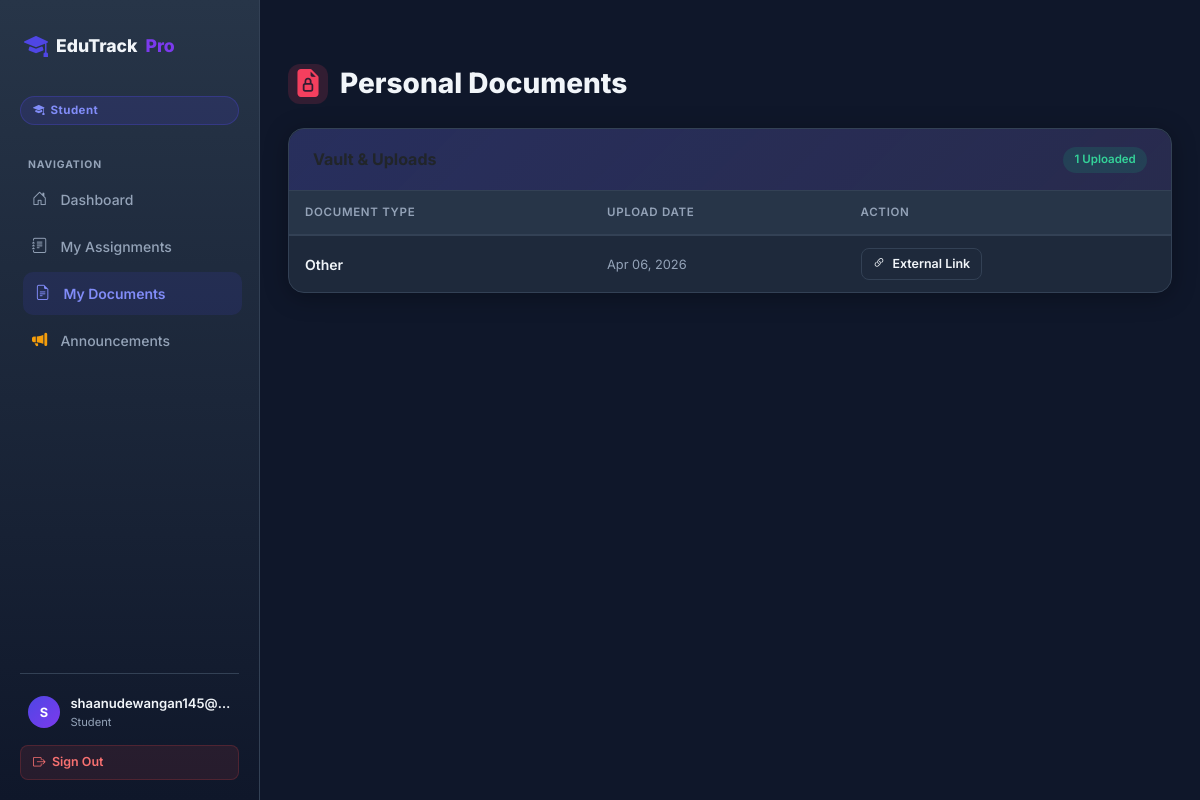
The app's page /dashboard/documents/ (signed in) with its own data.
### students/models.py (models this page shows, shortened)
class UserProfile(models.Model):
    user = models.OneToOneField(User, on_delete=models.CASCADE, related_name='profile')
    role = models.CharField(max_length=20, choices=ROLE_CHOICES, default=ROLE_STUDENT)

class Document(models.Model):
    DOC_TYPES = [
        ('ID',          'ID Proof'),
        ('FORM',        'Admission Form'),
        ('MEDICAL',     'Medical Record'),
        ('CERTIFICATE', 'Certificate'),
        ('FEE',         'Fee Receipt'),
        ('ASSIGNMENT',  'Assignment'),
        ('OTHER',       'Other'),
    ]
    doc_id        = models.AutoField(primary_key=True)
    student       = models.ForeignKey(Student, on_delete=models.CASCADE, related_name='documents')
    doc_type      = models.CharField(max_length=20, choices=DOC_TYPES)
    document_file = models.FileField(upload_to='student_documents/', null=True, blank=True)
    drive_link    = models.URLField(max_length=500, blank=True, null=True)
    upload_date   = models.DateTimeField(auto_now_add=True)

### students/views.py (the view)
# urls.py: path('dashboard/documents/',   views.student_documents_view,   name='student_documents_view'),
@login_required(login_url='/login/')
def student_documents_view(request):
    role = get_role(request)
    if role != ROLE_STUDENT:
        return redirect('dashboard')
    user = request.user
    student = None
    try:
        student = user.student_profile
    except Exception:
        pass
    if not student and user.email:
        student = Student.objects.filter(email=user.email).first()
    if not student and user.username.startswith('student_'):
        try:
            sid = int(user.username.split('_')[1])
            student = Student.objects.filter(id=sid).first()
        except: pass
    if not student: student = Student.objects.first()
    documents = Document.objects.filter(student=student).order_by('-upload_date') if student else []
    return render(request, 'students/student_documents.html', {
        'student': student, 'documents': documents, 'user_role': role
    })

### students/context_processors.py (called while the page is built)
def user_role(request):
    role = None
    is_principal = False
    if request.user.is_authenticated:
        if request.user.is_superuser:
            role = 'principal'
            is_principal = True
        else:
            try:
                role = request.user.profile.role
                is_principal = (role == 'principal')
            except Exception:
                role = 'student'
    return {
        'user_role': role,
        'is_principal': is_principal,
    }

### students/views.py (called while the page is built)
def get_role(request):
    if request.user.is_authenticated:
        try:
            return request.user.profile.role
        except Exception:
            return None
    return None

### students/templates/students/student_documents.html (shortened to what this page needs)
{% extends 'students/base_auth.html' %}
{% block content %}
<div class="row g-4 mt-2">
  <div class="col-12">
    <div style="margin-bottom: 1.5rem;">
      <h3 style="font-weight: 800; display: flex; align-items: center; gap: 0.75rem;">
        <span style="width: 40px; height: 40px; border-radius: 12px; background: rgba(244,63,94,0.15); color: #f43f5e; display: flex; align-items: center; justify-content: center;">
          <i class="bi bi-file-earmark-lock-fill"></i>
        </span>
        Personal Documents
      </h3>
    </div>
    <div class="card">
      <div class="card-header d-flex justify-content-between align-items-center">
        <h4 class="mb-0">Vault & Uploads</h4>
        <span class="badge-custom badge-high">{{ documents|length }} Uploaded</span>
      </div>
      <div class="card-body p-0">
        <table class="table-dark-custom w-100">
          <thead>
            <tr>
              <th>Document Type</th>
              <th>Upload Date</th>
              <th>Action</th>
            </tr>
          </thead>
          <tbody>
            {% for doc in documents %}
            <tr>
              <td style="font-weight:600;">{{ doc.get_doc_type_display }}</td>
              <td style="color:var(--muted); font-size:0.8rem;">{{ doc.upload_date|date:"M d, Y" }}</td>
              <td>
                {% if doc.document_file %}
                  <a href="{{ doc.document_file.url }}" target="_blank" class="btn btn-sm btn-outline-light"><i class="bi bi-download me-1"></i> Download PDF</a>
                {% elif doc.drive_link %}
                  <a href="{{ doc.drive_link }}" target="_blank" class="btn btn-sm btn-outline-light"><i class="bi bi-link-45deg me-1"></i> External Link</a>
                {% endif %}
              </td>
            </tr>
            {% endfor %}
          </tbody>
        </table>
      </div>
    </div>
  </div>
</div>
{% endblock %}

### students/templates/students/base_auth.html (shortened to what this page needs)
<!DOCTYPE html>
<html lang="en">
<head>
  <link href="https://cdn.jsdelivr.net/npm/bootstrap@5.3.3/dist/css/bootstrap.min.css" rel="stylesheet" />
  <link href="https://cdn.jsdelivr.net/npm/bootstrap-icons@1.11.3/font/bootstrap-icons.css" rel="stylesheet" />
</head>
<body>
<div class="sidebar" id="sidebarEl">
  <div class="sidebar-inner">
    <a class="sidebar-brand" href="{% url 'landing' %}">
      <i class="bi bi-mortarboard-fill"></i>
      EduTrack<span class="dot">Pro</span>
    </a>
    {% if request.user.is_authenticated %}
      <span class="role-badge
        {% if user_role == 'principal' %}rb-principal
        {% elif user_role == 'teacher' %}rb-teacher
        {% elif user_role == 'staff'   %}rb-staff
        {% else %}rb-student{% endif %}">
        <i class="bi
          {% if user_role == 'principal' %}bi-award-fill
          {% elif user_role == 'teacher' %}bi-person-badge-fill
          {% elif user_role == 'staff'   %}bi-person-gear
          {% else %}bi-mortarboard-fill{% endif %}"></i>
        {{ user_role|title|default:'Student' }}
      </span>
    {% endif %}
    <nav class="sidebar-nav">
      <div class="nav-section-label">Navigation</div>
      <a href="{% url 'dashboard' %}" class="{% if request.resolver_match.url_name == 'dashboard' %}active{% endif %}">
        <i class="bi bi-house-door"></i> Dashboard
      </a>
      {% if user_role == 'student' %}
        <a href="{% url 'student_assignments_view' %}" class="{% if request.resolver_match.url_name == 'student_assignments_view' %}active{% endif %}">
          <i class="bi bi-journal-text"></i> My Assignments
        </a>
        <a href="{% url 'student_documents_view' %}" class="{% if request.resolver_match.url_name == 'student_documents_view' %}active{% endif %}">
          <i class="bi bi-file-earmark-text"></i> My Documents
        </a>
        <a href="{% url 'announcement_list' %}" class="{% if request.resolver_match.url_name == 'announcement_list' %}active{% endif %}">
          <i class="bi bi-megaphone-fill" style="color:#f59e0b;"></i> Announcements
        </a>
      {% endif %}
    </nav>
    {% if request.user.is_authenticated %}
    <div class="sidebar-user">
      <div class="user-tile">
        <div class="user-avatar">{{ request.user.username|first|upper }}</div>
        <div style="min-width:0;flex:1;">
          <div class="user-name">{{ request.user.username }}</div>
          <div class="user-role">{{ user_role|title|default:'User' }}</div>
        </div>
      </div>
      <a href="{% url 'logout' %}" class="btn-logout" id="sidebar-logout-btn">
        <i class="bi bi-box-arrow-right"></i> Sign Out
      </a>
    </div>
    {% endif %}
  </div>
</div>
<div class="main-wrap">
  {% block content %}{% endblock %}
</div>
</body>
</html>

### records on screen
UserProfile: role "Student"
Document: doc_type "Other", upload_date "Apr 06, 2026"

### other values on screen
{{ request.user.username|first|upper }} "S"
{{ request.user.username }} "shaanudewangan145@…"
{{ documents|length }} "1"
